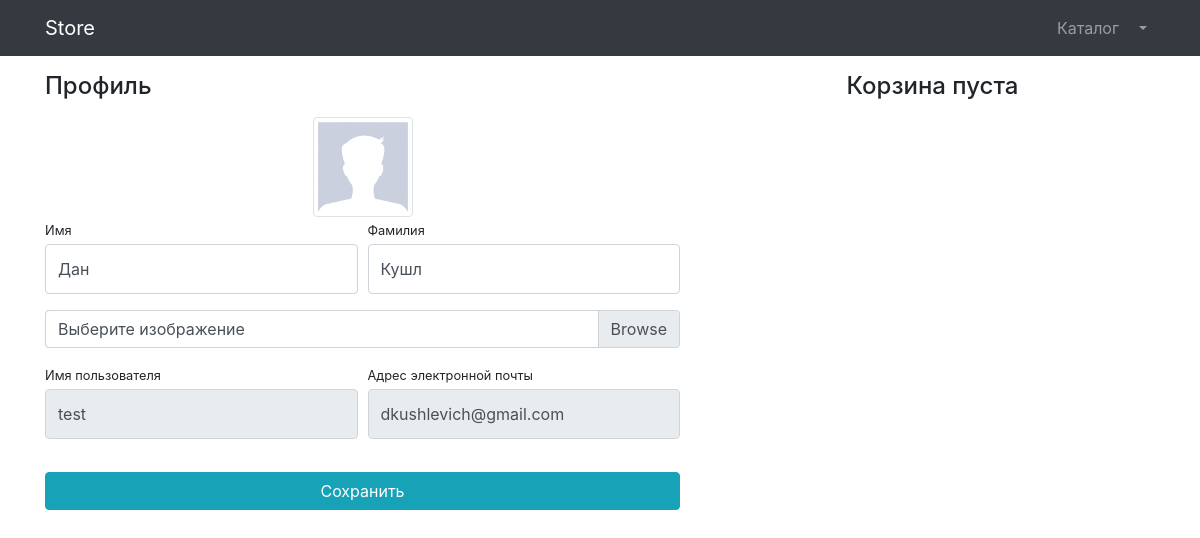
The app's page /users/profile/24/ (signed in) with its own data.
### users/models.py (models this page shows)
class User(AbstractUser):
    image = models.ImageField(upload_to="users_images", null=True, blank=True)
    is_verified_email = models.BooleanField(default=False)

### users/views.py (the view, shortened to what this page needs)
class UserProfileView(TitleMixin, UpdateView):
    model = User
    form_class = UserProfileForm
    template_name = "users/profile.html"
    title = "Store - Личный кабинет"

### users/forms.py
class UserProfileForm(UserChangeForm):
    first_name = forms.CharField(
        widget=forms.TextInput(
            attrs={
                "class": "form-control py-4",
            }
        )
    )
    last_name = forms.CharField(
        widget=forms.TextInput(
            attrs={
                "class": "form-control py-4",
            }
        )
    )
    image = forms.ImageField(
        widget=forms.FileInput(
            attrs={
                "class": "custom-file-label",
            }
        ),
        required=False,
    )
    username = forms.CharField(
        widget=forms.TextInput(attrs={"class": "form-control py-4", "readonly": True})
    )
    email = forms.CharField(
        widget=forms.EmailInput(
            attrs={"class": "form-control py-4", "readonly": True},
        )
    )
    class Meta:
        model = User
        fields = ("first_name", "last_name", "image", "username", "email")

### common/views.py (called while the page is built)
    def get_context_data(self, **kwargs):
        context = super(TitleMixin, self).get_context_data(**kwargs)
        context["title"] = self.title
        return context

### products/context_processors.py (called while the page is built)
def baskets(request):
    user = request.user
    return {"basket": Basket.objects.filter(user=user) if user.is_authenticated else []}

### users/templates/users/profile.html (shortened to what this page needs)
{% extends 'products/base.html' %}
{% load static %}
{% block css %}
  <link href="{% static 'vendor/css/profile.css' %}" rel="stylesheet">
{% endblock %}
{% block content %}
  <div class="container">
    <div class="row">
      <div class="col-lg-7">
        <h4 class="mt-3 mb-3">Профиль</h4>
        <div class="col-lg-12 text-center">
          <img width="100" height="100"
            src="{% if user.image %} {{user.image.url }}{%else%}{% static 'vendor/img/users/default_avatar.jpg' %}{% endif %}"
            class="img-thumbnail">
        </div>
        <form action="{% url 'users:profile' user.id %}" method="post" enctype="multipart/form-data">
          <div class="form-row">
            <div class="col-lg-6">
              <div class="form-group">
                <label class="small mb-1" for="{{ form.first_name.id_for_label }}">Имя</label>
                {{form.first_name}}
              </div>
            </div>
            <div class="col-lg-6">
              <div class="form-group">
                <label class="small mb-1" for="{{ form.last_name.id_for_label }}">Фамилия</label>
                {{form.last_name}}
              </div>
            </div>
          </div>
          <div class="form-row mb-2">
            <div class="col-lg-12">
              <div class="custom-file">
                <label class="custom-file-label" for="{{ form.image.id_for_label }}">Выберите изображение</label>
              </div>
            </div>
          </div>
          <div class="form-row">
            <div class="col-lg-6">
              <label class="small mb-1" for="{{ form.username.id_for_label }}">Имя пользователя</label>
              {{ form.username }}
            </div>
            <div class="col-lg-6">
              <label class="small mb-1" for="{{ form.email.id_for_label }}">Адрес электронной
                почты</label>
              {{form.email}}
            </div>
          </div>
          <div class="form-row">
            <div class="col-lg-12" style="margin-top: 33px;">
              <input class="btn btn-info btn-block" type="submit" value="Сохранить">
            </div>
          </div>
        </form>
      </div>
      <div class="col-lg-5">
        {%include 'products/basket.html'%}
      </div>
    </div>
  </div>
{% endblock %}

### records on screen
User: first_name "Дан", last_name "Кушл", username "test", email "dkushlevich@gmail.com"
